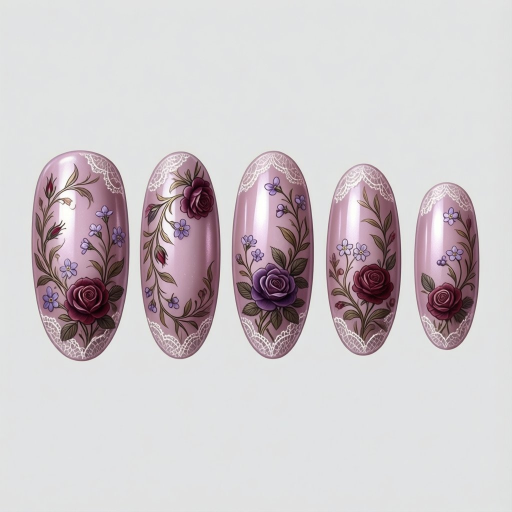
#> input picture designs_generated/gen_1780476478_a9433e73_preview.jpg, 1024 x 1024 px (shown at 1/2 size)
$ python -i design_generator.py   (imports and definitions only)
#> lines starting #> are read from the running program, lines starting #| are printed output that depends on the picture; after the words box and inside, x2 and y2 are one past the last pixel; in counts of white or black regions, pixels touching at a corner belong together
#> further down, picture is the input picture: shape (1024, 1024, 3); mean B, G, R 201.9, 198.9, 205.7
"""AI 生成美甲设计。

流程:
  用户提示词 → DeepSeek 优化 → Qwen-Image 生成纹理 → 贴模具 → 生成扇形缩略图
"""
import os
import json
import time
import cv2
import requests
import numpy as np
from pathlib import Path
from typing import Dict, Optional
try:
    from openai import OpenAI
except ImportError:
    OpenAI = None

BACKEND = Path(__file__).resolve().parent
DESIGNS_GEN_DIR = BACKEND.parent / "designs_generated"
# [1 line not run here, left out]

# 指甲模具路径
NAIL_TEMPLATE_PATH = BACKEND.parent / "生成指甲模板图片.png"

# API 配置
MODELSCOPE_TOKEN = os.getenv("MODELSCOPE_TOKEN", "")
# [2 lines not run here, left out]

# OpenAI 兼容客户端（调用 DeepSeek）
deepseek_client = OpenAI(
    base_url='https://api-inference.modelscope.cn/v1',
    api_key=MODELSCOPE_TOKEN,
) if MODELSCOPE_TOKEN and OpenAI is not None else None

# ModelScope 通用 API
MODELSCOPE_BASE_URL = "https://api-inference.modelscope.cn/"


# [7 lines left out: function _get_common_headers, not called in this run]


def _require_modelscope_token() -> None:
    if not MODELSCOPE_TOKEN:
        raise RuntimeError("MODELSCOPE_TOKEN is required for AI design generation.")


# [169 lines left out: functions _fallback_prompt, optimize_prompt, generate_image, not called in this run]


def extract_nails_from_preview(preview_img: np.ndarray) -> list:
    """从预览图（5个指甲从左到右排列）中裁剪出单个指甲。

    优先用轮廓检测，如果失败才用等分方法。
    返回: [nail_0, nail_1, nail_2, nail_3, nail_4] (BGRA，带透明背景)
    """
    h, w = preview_img.shape[:2]
#> h = 1024; w = 1024

    # 转灰度+阈值找指甲区域（比色彩范围更可靠）
    gray = cv2.cvtColor(preview_img, cv2.COLOR_BGR2GRAY)
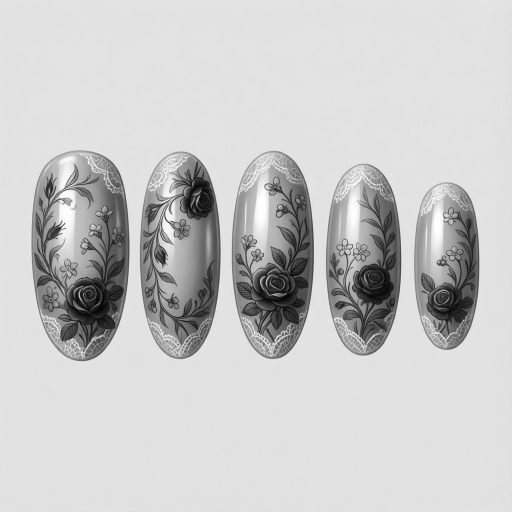
#> gray: shape (1024, 1024) (shown at 1/2 size); min 2, max 255, mean 201.2
    # 背景是白色(255)，指甲是深色，所以找小于 200 的区域
    _, nail_mask = cv2.threshold(gray, 200, 255, cv2.THRESH_BINARY_INV)
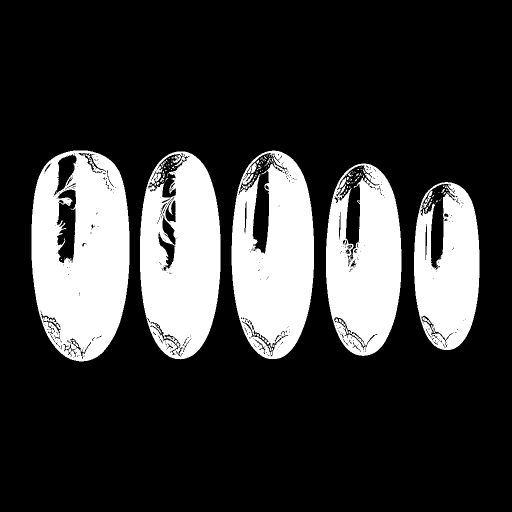
#> nail_mask: shape (1024, 1024) (shown at 1/2 size); 22.4% white; 130 white regions (107 under 20 px)

    # 找轮廓
    contours, _ = cv2.findContours(nail_mask, cv2.RETR_EXTERNAL, cv2.CHAIN_APPROX_SIMPLE)
#> contours = 5 contours; box (x1, y1, x2, y2) and area: (63, 301, 259, 723) 68752, (463, 301, 628, 718) 55567, (280, 303, 441, 719) 54602, (652, 327, 803, 712) 46955, (828, 364, 959, 700) 36076
    print(f"[Design] 找到 {len(contours)} 个轮廓")
#| [Design] 找到 5 个轮廓

    # 筛选足够大的轮廓（过滤噪声）
    min_area = (h * w) / 200  # 至少占图像 0.5%
#> min_area = 5242.9
    valid_contours = [c for c in contours if cv2.contourArea(c) > min_area]
#> valid_contours has the same summary as contours
    print(f"[Design] 有效轮廓: {len(valid_contours)} 个")
#| [Design] 有效轮廓: 5 个

    if len(valid_contours) >= 5:
        # 如果超过5个轮廓，可能是多排，只取最上排的5个
        # 策略：取y坐标最小（最靠上）的5个，即只取第一排
        if len(valid_contours) > 5:
            # 按每个轮廓的y中心排序，取最靠上的5个
            def contour_cy(c):
                _, y, _, h = cv2.boundingRect(c)
                return y + h / 2
            top_row = sorted(valid_contours, key=contour_cy)[:5]
            nail_contours = sorted(top_row, key=lambda c: cv2.boundingRect(c)[0])
            print(f"[Design] 检测到{len(valid_contours)}个轮廓，取最上排5个")
        else:
            nail_contours = sorted(valid_contours, key=lambda c: cv2.boundingRect(c)[0])
#> nail_contours has the same summary as contours
        print(f"[Design] 使用轮廓方法提取指甲")
    else:
        print(f"[Design] 轮廓不足，使用等分方法")
        # 水平等分方法：基于整体指甲区域范围
        y_coords, x_coords = np.where(nail_mask > 0)
        if len(x_coords) == 0:
            print(f"[Design] 未找到指甲区域")
            return []

        x_min, x_max = x_coords.min(), x_coords.max()
        y_min, y_max = y_coords.min(), y_coords.max()

        nails = []
        nail_width = (x_max - x_min) / 5.0

        for fi in range(5):
            x_start = int(x_min + fi * nail_width)
            x_end = int(x_min + (fi + 1) * nail_width)

            nail_crop = preview_img[y_min:y_max+1, x_start:x_end+1].copy()

            # 标准化尺寸
            h_crop, w_crop = nail_crop.shape[:2]
            if h_crop > 0 and w_crop > 0:
                max_size = max(h_crop, w_crop)
                scale = 280 / max_size if max_size > 0 else 1.0
                new_h = max(80, int(h_crop * scale))
                new_w = max(50, int(w_crop * scale))
                nail_crop = cv2.resize(nail_crop, (new_w, new_h), interpolation=cv2.INTER_AREA)

                nail_bgra = cv2.cvtColor(nail_crop, cv2.COLOR_BGR2BGRA)
                # 在裁剪区域内用threshold去除白色背景
                crop_gray = cv2.cvtColor(nail_crop, cv2.COLOR_BGR2GRAY)
                _, alpha_mask = cv2.threshold(crop_gray, 200, 255, cv2.THRESH_BINARY_INV)
                kernel = cv2.getStructuringElement(cv2.MORPH_ELLIPSE, (3, 3))
                alpha_mask = cv2.morphologyEx(alpha_mask, cv2.MORPH_CLOSE, kernel)
                alpha_mask = cv2.GaussianBlur(alpha_mask, (3, 3), 0)
                nail_bgra[:,:,3] = alpha_mask
                nails.append(nail_bgra)
                print(f"[Design] 指甲 {fi}: {nail_bgra.shape} (等分法+alpha去背景)")

        return nails

    nails = []
    for fi, contour in enumerate(nail_contours):
        x, y, w_rect, h_rect = cv2.boundingRect(contour)

        # 加上边距，避免裁剪太紧
        margin = 8
        x = max(0, x - margin)
        y = max(0, y - margin)
        w_rect = min(w_rect + 2*margin, w - x)
        h_rect = min(h_rect + 2*margin, h - y)

        # 裁剪指甲区域
        nail_crop = preview_img[y:y+h_rect, x:x+w_rect].copy()

        # 裁剪对应的轮廓 mask（用于生成 alpha）
        contour_crop = contour.copy()
        contour_crop[:, :, 0] -= x  # 调整坐标到裁剪后的坐标系
        contour_crop[:, :, 1] -= y

        # 标准化指甲尺寸：调整为合适的大小（200x350 比例）便于透视变换
        # 保持原始的长宽比，缩放到约 200x350 左右
        max_size = max(w_rect, h_rect)
        target_size = 280  # 目标最大边长
        scale = target_size / max_size if max_size > 0 else 1.0

        new_w = max(50, int(w_rect * scale))
        new_h = max(80, int(h_rect * scale))

        if scale != 1.0:
            nail_crop = cv2.resize(nail_crop, (new_w, new_h), interpolation=cv2.INTER_AREA)
            # 同时缩放轮廓坐标
            contour_crop = (contour_crop * scale).astype(np.int32)

        # 生成 alpha 通道：基于轮廓 fillPoly（保留所有指甲内容，包括高光）
        # 创建一个空白 alpha 图
        h_crop, w_crop = nail_crop.shape[:2]
        alpha_mask = np.zeros((h_crop, w_crop), dtype=np.uint8)

        # 用轮廓填充：轮廓内部完全不透明，外部完全透明
        # 这样可以保留指甲内部的所有细节，包括高光
        cv2.drawContours(alpha_mask, [contour_crop], 0, 255, -1)

        # 轻微膨胀，填补轮廓边缘的小缝隙
        kernel = cv2.getStructuringElement(cv2.MORPH_ELLIPSE, (3, 3))
        alpha_mask = cv2.morphologyEx(alpha_mask, cv2.MORPH_CLOSE, kernel)

        # 高斯模糊平滑边缘（但不会删除内部的高光）
        alpha_mask = cv2.GaussianBlur(alpha_mask, (3, 3), 0)

        # 转 BGRA
        nail_bgra = cv2.cvtColor(nail_crop, cv2.COLOR_BGR2BGRA)

        # 用颜色检测的 alpha：白色背景变透明
        nail_bgra[:,:,3] = alpha_mask

        nails.append(nail_bgra)
        print(f"[Design] Extracted nail {fi}: {nail_bgra.shape} (scaled from {w_rect}x{h_rect})")
#> this loop made 5 passes
#> (x, y, w_rect, h_rect, max_size, scale, new_w, w_crop) on passes 1 to 5: (55, 293, 212, 438, 438, 0.639, 135, 135), (272, 295, 177, 432, 432, 0.648, 114, 114), (455, 293, 181, 433, 433, 0.647, 117, 117), (644, 319, 167, 401, 401, 0.698, 116, 116), (820, 356, 147, 352, 352, 0.795, 116, 116)
#| [Design] Extracted nail 0: (280, 135, 4) (scaled from 212x438)
#| [Design] Extracted nail 1: (280, 114, 4) (scaled from 177x432)
#| [Design] Extracted nail 2: (280, 117, 4) (scaled from 181x433)
#| [Design] Extracted nail 3: (280, 116, 4) (scaled from 167x401)
#| [Design] Extracted nail 4: (280, 116, 4) (scaled from 147x352)
#> pass 1, in extract_nails_from_preview, `nail_crop = preview_img[y:y+h_rect, x:x+w_rect].copy()`:
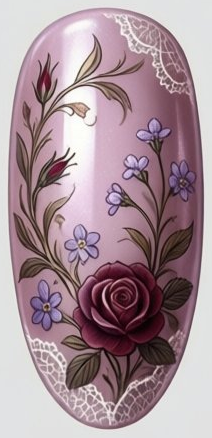
#> nail_crop: shape (438, 212, 3); mean B, G, R 152.1, 144.1, 166.5
#> pass 1, in extract_nails_from_preview, `nail_crop = cv2.resize(nail_crop, (new_w, new_h), interpolation=cv2.IN..`:
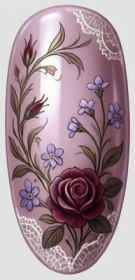
#> nail_crop: shape (280, 135, 3); mean B, G, R 152.1, 144.1, 166.5
#> pass 1, in extract_nails_from_preview, `alpha_mask = cv2.GaussianBlur(alpha_mask, (3, 3), 0)`:
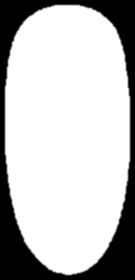
#> alpha_mask: shape (280, 135); min 0, max 255, mean 191.6
#> after the loop:
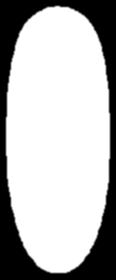
#> alpha_mask: shape (280, 116); min 0, max 255, mean 181.5
#> after the loop:
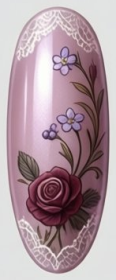
#> nail_bgra: shape (280, 116, 4); mean B, G, R, A 160.7, 152.7, 174.7, 181.5
#> after the loop, nails = 5 items

    return nails


# [326 lines left out: functions apply_texture_to_nail, generate_fan_thumbnail, generate_design_preview, confirm_design, create_design, not called in this run]

>>> import cv2
>>> picture = cv2.imread('../designs_generated/gen_1780476478_a9433e73_preview.jpg')
>>> result = extract_nails_from_preview(picture)
#> result = 5 items
